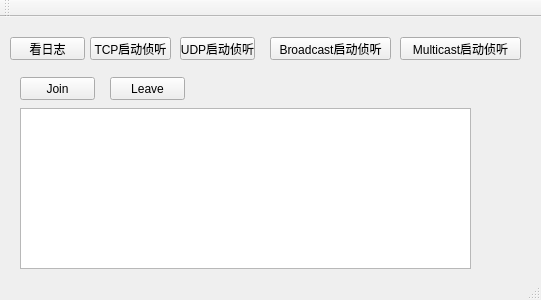
<?xml version="1.0" encoding="UTF-8"?>
<ui version="4.0">
 <class>MainWindow</class>
 <widget class="QMainWindow" name="MainWindow">
  <property name="geometry">
   <rect>
    <x>0</x>
    <y>0</y>
    <width>541</width>
    <height>300</height>
   </rect>
  </property>
  <property name="windowTitle">
   <string>MainWindow</string>
  </property>
  <widget class="QWidget" name="centralWidget">
   <widget class="QPushButton" name="pushButton_2">
    <property name="geometry">
     <rect>
      <x>90</x>
      <y>20</y>
      <width>81</width>
      <height>23</height>
     </rect>
    </property>
    <property name="text">
     <string>TCP启动侦听</string>
    </property>
   </widget>
   <widget class="QPushButton" name="pushButton">
    <property name="geometry">
     <rect>
      <x>10</x>
      <y>20</y>
      <width>75</width>
      <height>23</height>
     </rect>
    </property>
    <property name="text">
     <string>看日志</string>
    </property>
   </widget>
   <widget class="QListWidget" name="listWidget">
    <property name="geometry">
     <rect>
      <x>20</x>
      <y>91</y>
      <width>451</width>
      <height>161</height>
     </rect>
    </property>
   </widget>
   <widget class="QPushButton" name="pushButton_4">
    <property name="geometry">
     <rect>
      <x>270</x>
      <y>20</y>
      <width>121</width>
      <height>23</height>
     </rect>
    </property>
    <property name="text">
     <string>Broadcast启动侦听</string>
    </property>
   </widget>
   <widget class="QPushButton" name="pushButton_5">
    <property name="geometry">
     <rect>
      <x>400</x>
      <y>20</y>
      <width>121</width>
      <height>23</height>
     </rect>
    </property>
    <property name="text">
     <string>Multicast启动侦听</string>
    </property>
   </widget>
   <widget class="QPushButton" name="pushButton_3">
    <property name="geometry">
     <rect>
      <x>180</x>
      <y>20</y>
      <width>75</width>
      <height>23</height>
     </rect>
    </property>
    <property name="text">
     <string>UDP启动侦听</string>
    </property>
   </widget>
   <widget class="QPushButton" name="pushButton_6">
    <property name="geometry">
     <rect>
      <x>20</x>
      <y>60</y>
      <width>75</width>
      <height>23</height>
     </rect>
    </property>
    <property name="text">
     <string>Join</string>
    </property>
   </widget>
   <widget class="QPushButton" name="pushButton_7">
    <property name="geometry">
     <rect>
      <x>110</x>
      <y>60</y>
      <width>75</width>
      <height>23</height>
     </rect>
    </property>
    <property name="text">
     <string>Leave</string>
    </property>
   </widget>
  </widget>
  <widget class="QMenuBar" name="menuBar">
   <property name="geometry">
    <rect>
     <x>0</x>
     <y>0</y>
     <width>541</width>
     <height>19</height>
    </rect>
   </property>
  </widget>
  <widget class="QToolBar" name="mainToolBar">
   <attribute name="toolBarArea">
    <enum>TopToolBarArea</enum>
   </attribute>
   <attribute name="toolBarBreak">
    <bool>false</bool>
   </attribute>
  </widget>
  <widget class="QStatusBar" name="statusBar"/>
 </widget>
 <layoutdefault spacing="6" margin="11"/>
 <resources/>
 <connections/>
</ui>
